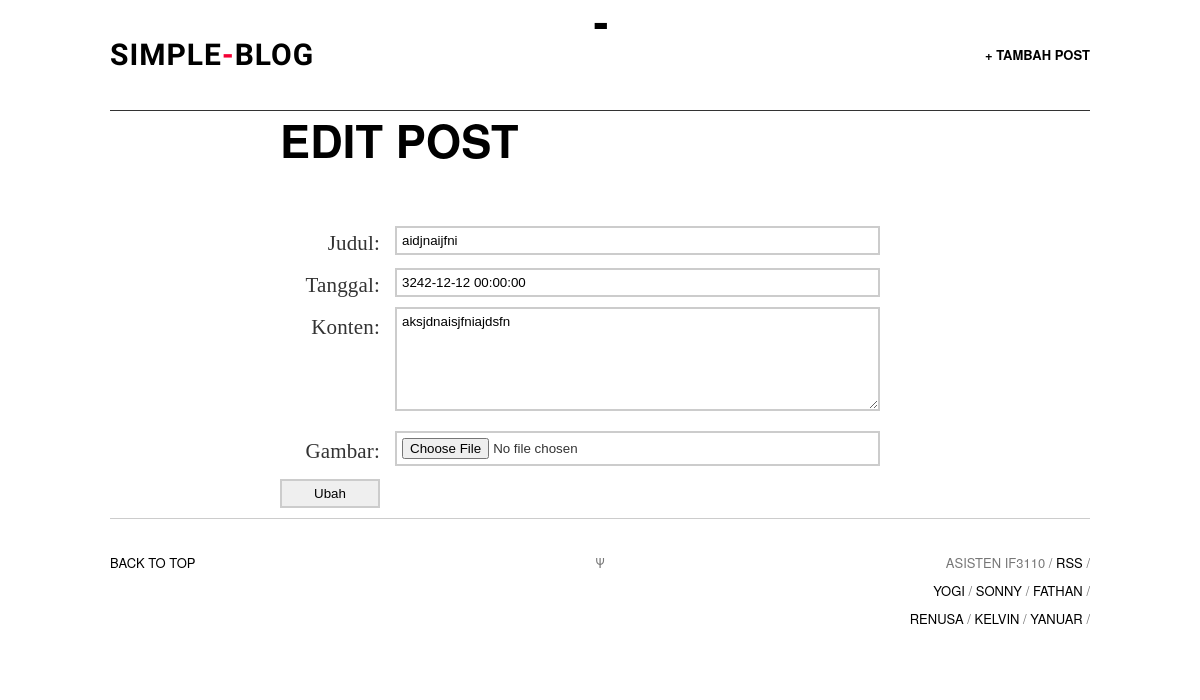
The app's page /edit_post.php?postid=41 (signed in), older data.
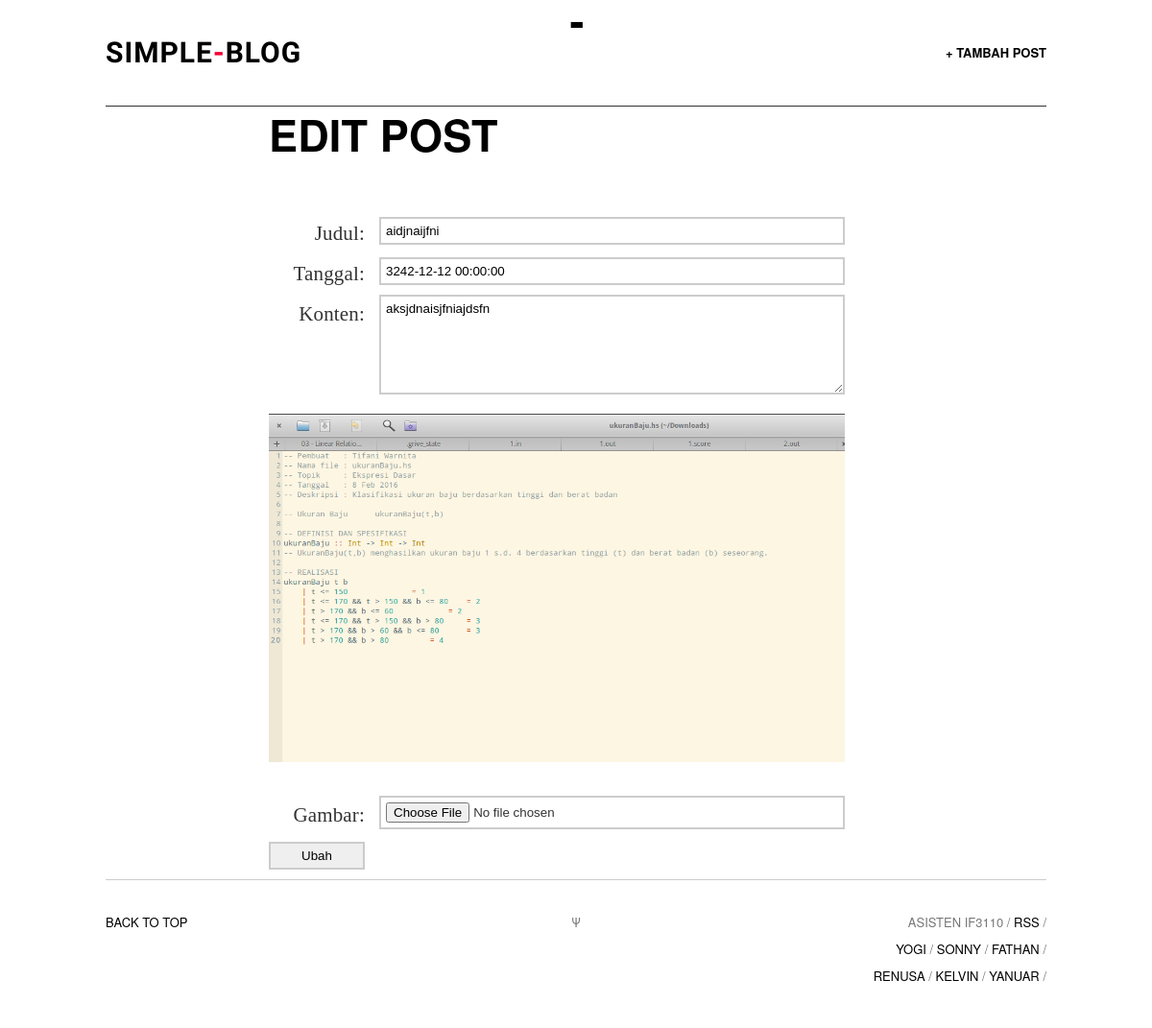
The same page, newer data.
### tables this page shows
CREATE TABLE `post` (
  `Post_Id` int(100) NOT NULL,
  `Creator_Id` int(11) NOT NULL,
  `Title` varchar(100) NOT NULL,
  `Date` datetime NOT NULL,
  `Contents` text NOT NULL,
  `Image` varchar(255) DEFAULT NULL
);

### posthandling.php (called while the page is built, shortened)
<?php
if (isset($_SESSION["isLogin"])){
	function getspecificpost($con,$postid)
	{
		$result = mysqli_query($con,"SELECT user.Nama , post.* FROM post INNER join user ON post.Creator_Id = user.User_Id WHERE Post_Id = ".$postid);
		return $result;
	}
}else{
    header("Location: login.php");
}
 ?>

### edit_post.php (the view, shortened to what this page needs)
<?php
  if (isset($_SESSION["isLogin"])){
    $con = phpsqlconnection();
    $postid = $_GET['postid'];
    $getpostresult = getspecificpost($con,$postid);
        $row = mysqli_fetch_array($getpostresult);
 ?>
<!DOCTYPE html>
<html>
<head>
<link rel="stylesheet" type="text/css" href="assets/css/screen.css" />
</head>
<body class="default">
<div class="wrapper">
<nav class="nav">
    <a style="border:none;" id="logo" href="index.php"><h1>Simple<span>-</span>Blog</h1></a>
    <ul class="nav-primary">
        <li><a href="assets/php/new_post.php">+ Tambah Post</a></li>
    </ul>
</nav>
<article class="art simple post">
    <h2 class="art-title" style="margin-bottom:40px">-</h2>
    <div class="art-body">
        <div class="art-body-inner">
            <h2>Edit Post</h2>
            <div id="contact-area">
                <?php
                echo
                    "<form method=\"post\" action=\"edit_post_action.php?postid=".$postid."\" enctype=\"multipart/form-data\">";
                 ?>
                    <label for="Judul">Judul:</label>
                    <?php
                        echo
                            "<input type=\"text\" name=\"Judul\" id=\"Judul\" value= \"".$row['Title']."\">";
                     ?>
                    <label for="Tanggal">Tanggal:</label>
                    <?php
                        echo
                            "<input type=\"text\" name=\"Tanggal\" id=\"Tanggal\" value= \"".$row['Date']."\">";
                     ?>
                    <label for="Konten">Konten:</label><br>
                    <?php
                        echo
                            "<textarea name=\"Konten\" rows=\"20\" cols=\"20\" id=\"Konten\">".$row['Contents']."</textarea>";
                     ?>
                     <?php
                        if (isset($row['Image'])) {
                            echo "<img src=\"".$row['Image']."\" alt=\"\">";
                        }
                      ?>
                    <label for="FileUpload">Gambar:</label>
                    <input type="file" name="image" id="fileToUpload"><br>
                    <input type="submit" name="submit" value="Ubah" class="submit-button">
                </form>
            </div>
        </div>
    </div>
</article>
<footer class="footer">
    <div class="back-to-top"><a href="">Back to top</a></div>
    <div class="psi">&Psi;</div>
    <aside class="offsite-links">
        Asisten IF3110 /
        <a class="rss-link" href="#rss">RSS</a> /
        <br>
        <a class="twitter-link" href="http://twitter.com/YoGiiSinaga">Yogi</a> /
        <a class="twitter-link" href="http://twitter.com/sonnylazuardi">Sonny</a> /
        <a class="twitter-link" href="http://twitter.com/fathanpranaya">Fathan</a> /
        <br>
        <a class="twitter-link" href="#">Renusa</a> /
        <a class="twitter-link" href="#">Kelvin</a> /
        <a class="twitter-link" href="#">Yanuar</a> /
    </aside>
</footer>
</div>
</body>
</html>
<?php
    }else{
        header("Location: login.php");
        exit();
    }
 ?>

Row changes from the older to the newer data that the page shows:
changed post "aidjnaijfni": Image: picture added
